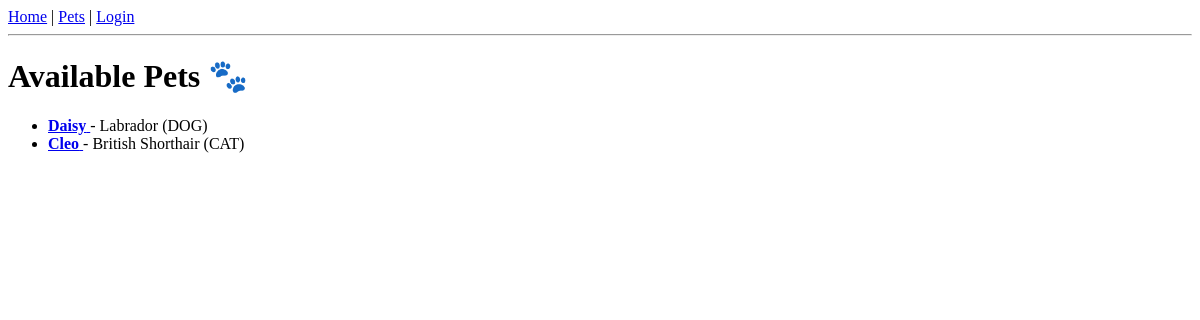
The app's page /pets/, older data.
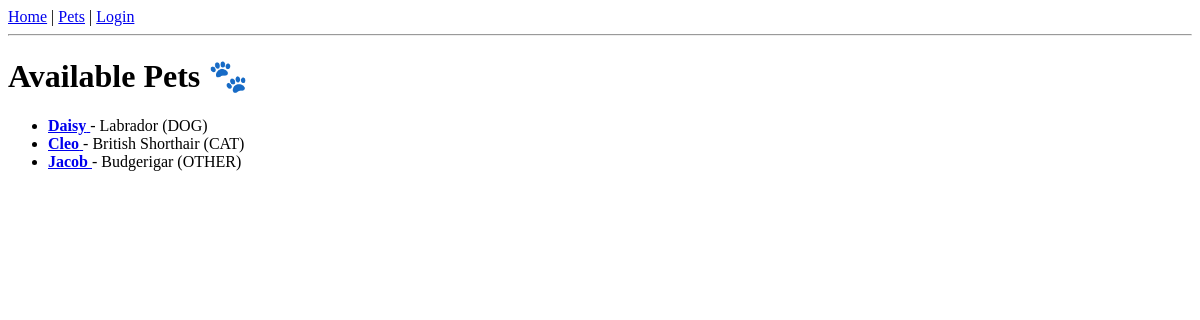
The same page, newer data.
### core/models.py (models this page shows, shortened)
class Pet(models.Model):#all of the pets
    PET_TYPE_CHOICES = [
        ('DOG', 'Dog'),
        ('CAT', 'Cat'),
        ('OTHER', 'Other'),
    ]
    STATUS_CHOICES = [
        ('AVAILABLE', 'Available'),
        ('ADOPTED', 'Adopted'),
    ]
    shelter = models.ForeignKey(Shelter, on_delete=models.CASCADE)
    name = models.CharField(max_length=100)
    pet_type = models.CharField(max_length=10, choices=PET_TYPE_CHOICES)
    breed = models.CharField(max_length=100)
    age = models.IntegerField()
    gender = models.CharField(max_length=10)
    description = models.TextField()
    vaccination_status = models.BooleanField(default=False)
    status = models.CharField(max_length=10, choices=STATUS_CHOICES, default='AVAILABLE')
    image = models.ImageField(upload_to='pet_images/', blank=True, null=True)

### core/views.py (the view)
# urls.py: path('pets/', views.pet_list, name='pet_list'),
def pet_list(request):
    pets = Pet.objects.all()
    return render(request, 'core/pet_list.html', {'pets': pets})

### core/templates/core/pet_list.html (shortened to what this page needs)
{% extends 'core/base.html' %}
{% block content %}
<h1>Available Pets 🐾</h1>
<ul>
    {% for pet in pets %}
            <li>
            <a href="{% url 'pet_detail' pet.id %}">
                <strong>{{ pet.name }}</strong>
            </a>
            - {{ pet.breed }} ({{ pet.pet_type }})
        </li>
    {% empty %}
        <li>No pets available right now.</li>
    {% endfor %}
</ul>
{% endblock %}

Row changes from the older to the newer data that the page shows:
added Pet: name "Jacob", breed "Budgerigar", pet_type "OTHER"
